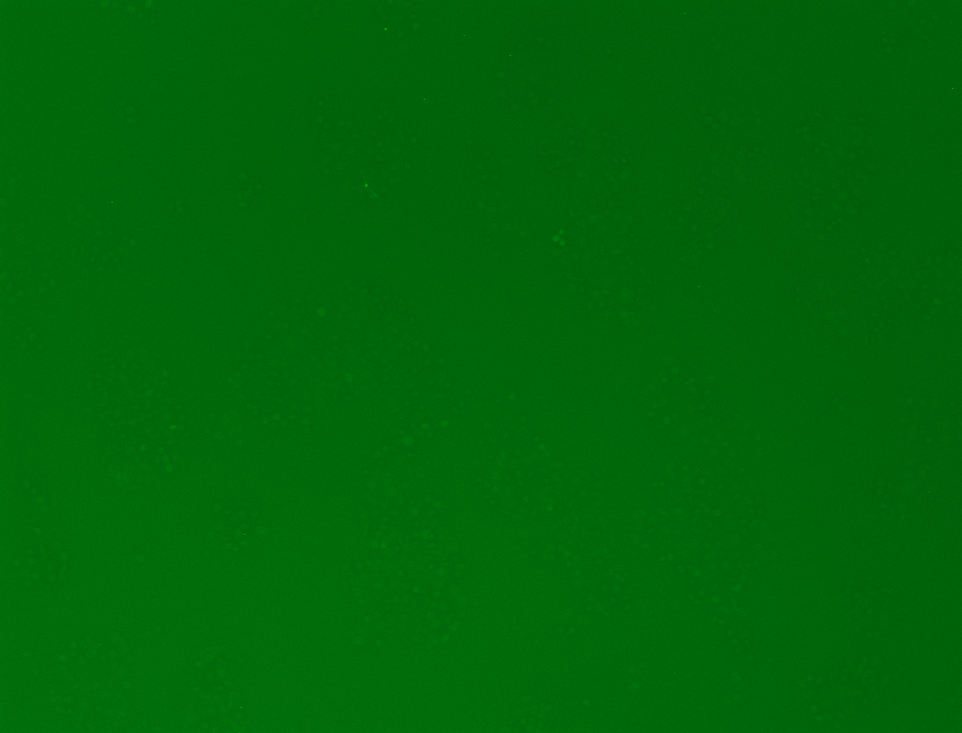
#> input picture labeled1.png, 962 x 733 px, shrunk from 1344 x 1024 before the run
$ python image_test.py   (older library calls are emulated)
#> lines starting #> are read from the running program, lines starting #| are printed output that depends on the picture
# -*- coding: utf-8 -*-
"""
Created on Thu Sep 21 05:42:01 2017

@author: stephen

"""
import os
from scipy import misc
import matplotlib.pyplot as plt
import numpy as np
current_path = os.path.dirname(os.path.realpath('__file__'))


cell_pic = misc.imread('labeled1.png')
#> cell_pic is the input picture: shape (733, 962, 3); mean R, G, B 0, 102, 9.5
#slice out green color channel...
green_chan = cell_pic[:,:,1]
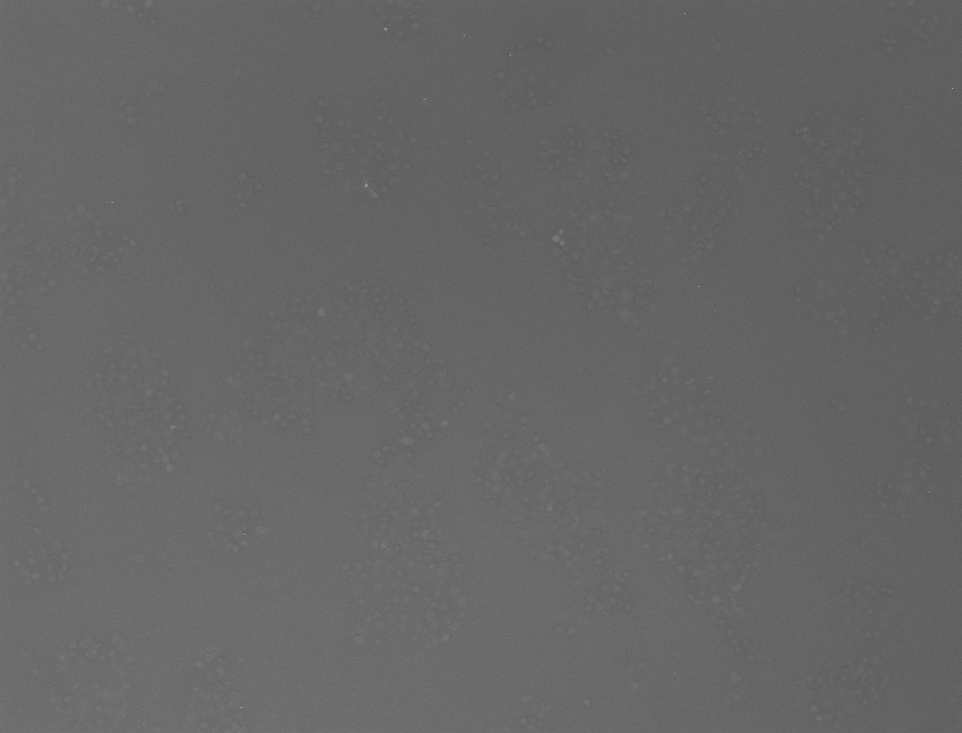
#> green_chan: shape (733, 962); min 87, max 179, mean 102


thesho = np.where(green_chan > 110, 1, 0)
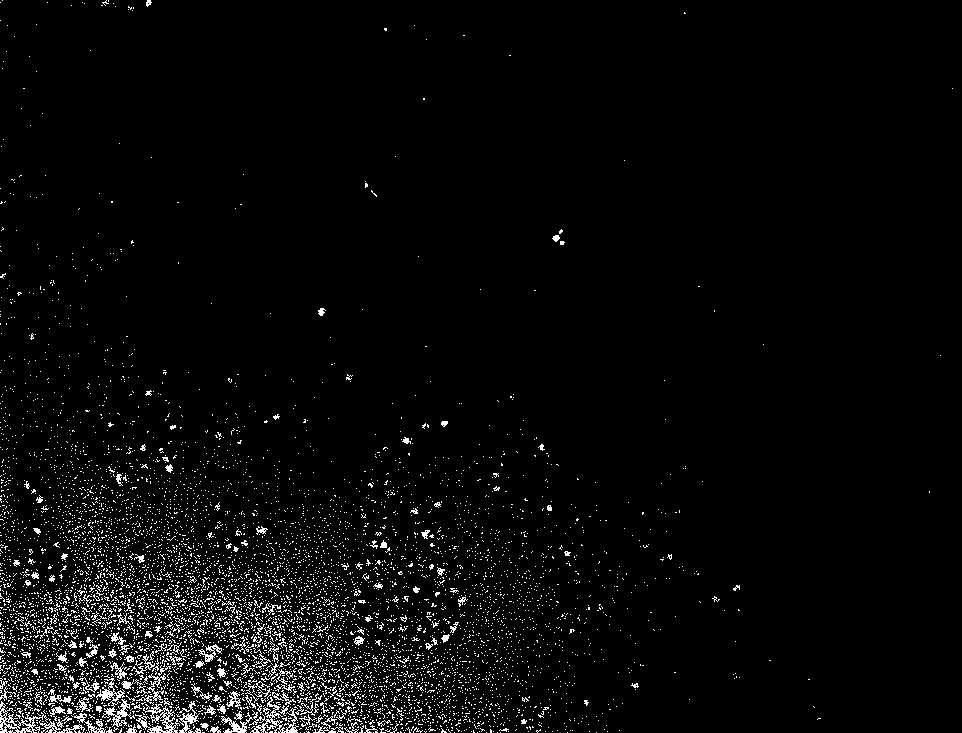
#> thesho: shape (733, 962) int64; values 0 (black) and 1 (white), 3.4% white in thin lines or dots

#> (the run stopped early here; a loop or call above may not have finished)
